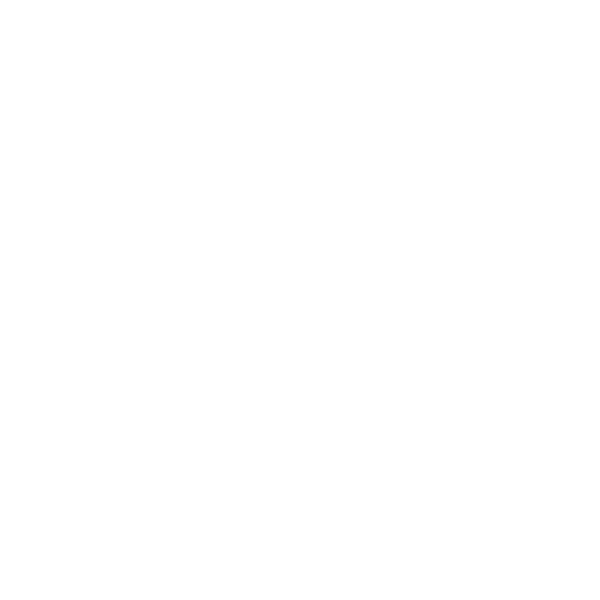
Frame 1 (no input)
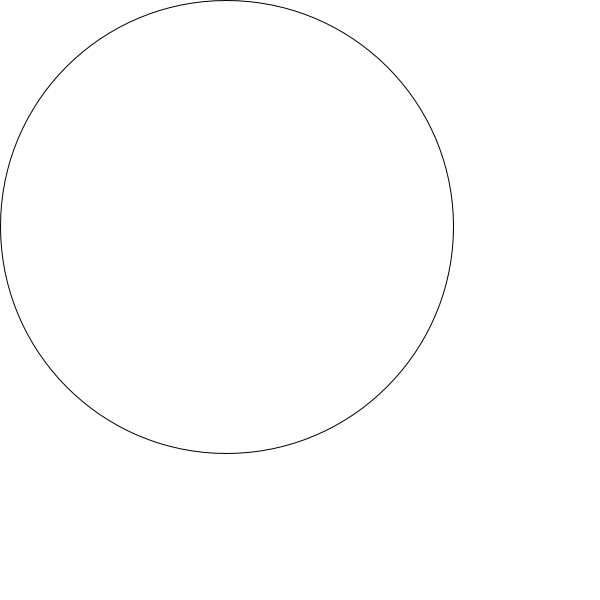
Frame 60 (the mouse pressed at the canvas centre just before this capture)
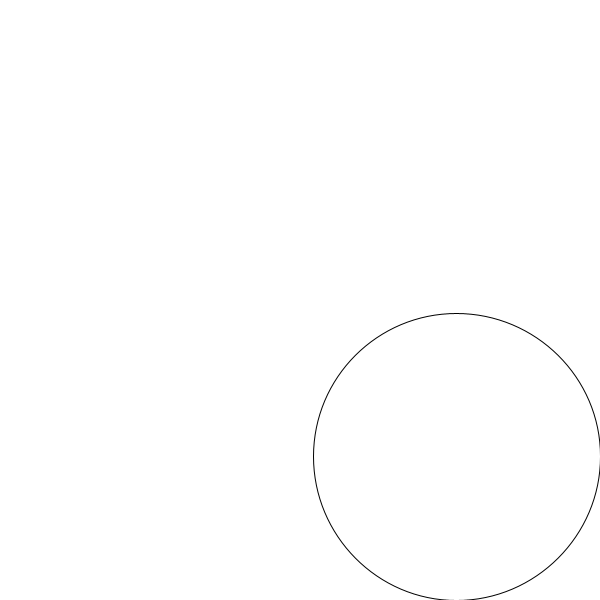
Frame 120 (the mouse held since frame 60 and released just before this capture)

The Processing sketch that drew these frames (run headless with seeded random() and noise(); from frame 60 on, the mouse is pressed at the canvas centre):

// Processing sketch: CircleAnimation
// ── CircleAnimation.pde
void setup()
{
  size(600, 600);
  frameRate(60);
}

int time = 0;

void draw()
{
  float t = (time % 2500) / 2500.0;
  float s = 1 - 2 * Math.abs(t - 0.5);
  
  background(255);
  ellipse(t * width, t * height, s * width, s * height);
  
  time += 1000/60;
}
